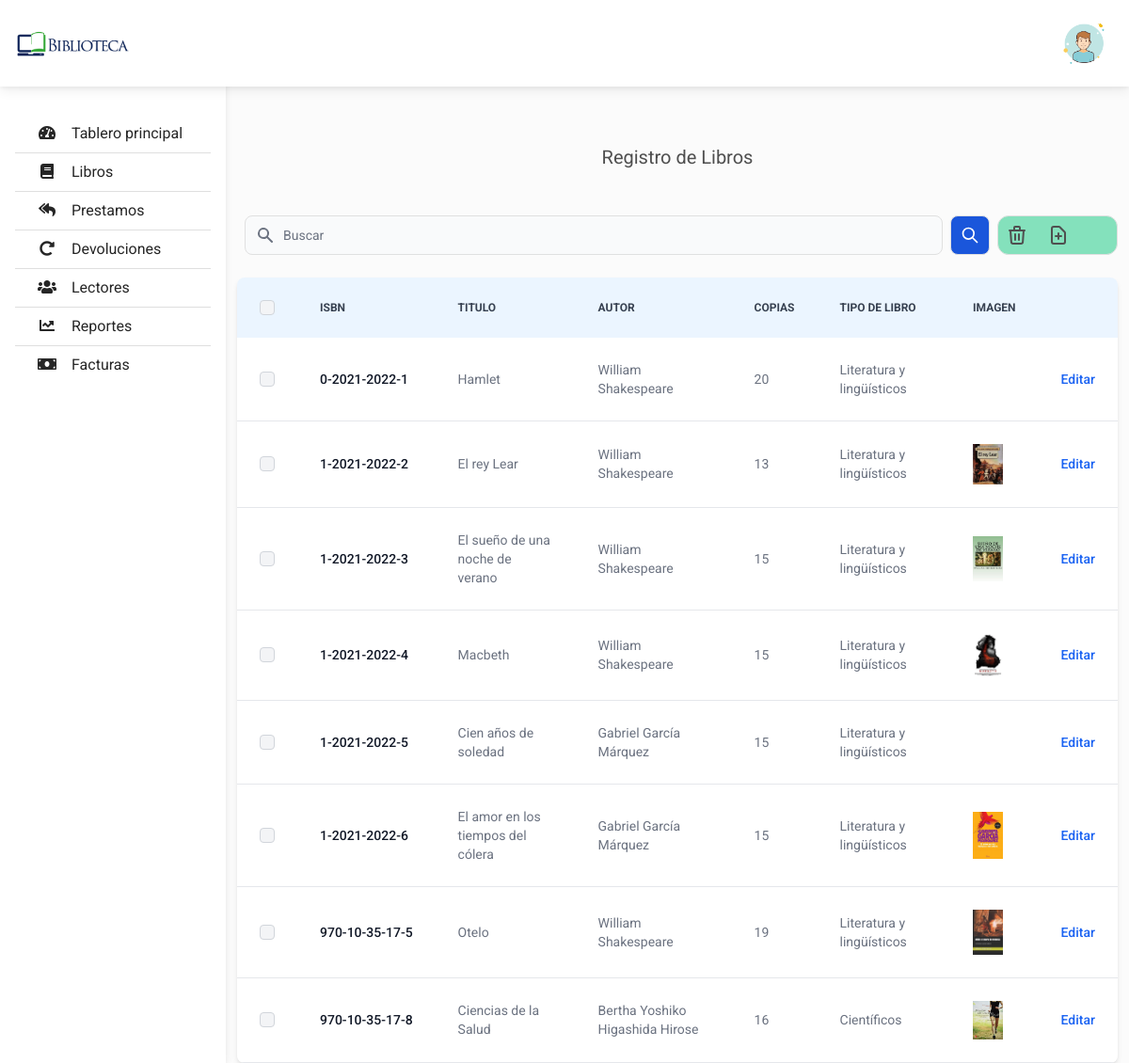
Page /php/view/books/index.php on the committed database.
### tables this page shows
CREATE TABLE `libro` (
  `id` int(11) NOT NULL,
  `isbn` varchar(18) NOT NULL,
  `titulo` varchar(50) NOT NULL,
  `idAutor` int(11) NOT NULL,
  `tipoLibro` tinyint(3) NOT NULL,
  `codigoBbliotecario` int(11) NOT NULL,
  `estado` tinyint(1) NOT NULL DEFAULT 1,
  `image` varchar(100) DEFAULT NULL,
  `fechaRegistro` datetime NOT NULL DEFAULT current_timestamp()
);

### php/view/books/index.php (called while the page is built, shortened)
<?php
require_once('../../components/head.php');
require_once('../../traits/Database.php');
require_once('../../classes/Books.php');
require_once('tabla.php');

### php/classes/Books.php (called while the page is built, shortened)
<?php
class Books implements ISelect, IAdd, IUpdate
{
    public function Select($sql)
    {
        return $this->ejecutar($sql)->fetchAll(PDO::FETCH_OBJ);
    }
}
$book = new Books();

### php/traits/Database.php (called while the page is built)
<?php
trait Database
{
    protected function pdo()
    {
        $host = "mysql:host=localhost;dbname=bd-biblioteca";
        $username = "root";
        $password = "";
        $option = [PDO::ATTR_ERRMODE => PDO::ERRMODE_WARNING];
        try {
            $pdo = new PDO($host, $username, $password, $option);
            if ($pdo instanceof PDO) {
                return $pdo;
            } else {
                throw new Exception(message: "Database not found");
            }
        } catch (PDOException $e) {
            die($e->getMessage());
        }
    }
    protected function ejecutar($sql)
    {
        $query = $this->pdo()->prepare($sql);
        if (!@$query->execute()) return false;
        return $query;
    }
}

### php/view/books/tabla.php (the view, shortened to what this page needs)
<p class="text-center text-xl py-4">Registro de Libros</p>
<div class="flex justify-between py-4">
    <div class="order-last">
        <div class="w-32 rounded-xl bg-green-300 bg-gradient-to-r dark:bg-gray-900 border border-gray-200 dark:border-gray-700 p-2 sm:p-6">
            <div class="flex space-x-5">
                <a href="/biblioteca/book.php">
                    <svg class="w-6 h-6" fill="none" stroke="currentColor" viewBox="0 0 24 24" xmlns="http://www.w3.org/2000/svg">
                        <path stroke-linecap="round" stroke-linejoin="round" stroke-width="2" d="M9 13h6m-3-3v6m5 5H7a2 2 0 01-2-2V5a2 2 0 012-2h5.586a1 1 0 01.707.293l5.414 5.414a1 1 0 01.293.707V19a2 2 0 01-2 2z"></path>
                    </svg>
                </a>
            </div>
        </div>
    </div>
    <div class="w-full px-2">
        <?php require_once('../../components/buscar.php'); ?>
    </div>
</div>
<div class="relative overflow-x-auto shadow-md sm:rounded-lg">
    <table class="w-full text-sm text-left text-gray-500 dark:text-gray-400">
        <thead class="text-xs text-gray-700 uppercase bg-blue-50 dark:bg-gray-700 dark:text-gray-400">
            <tr>
                <th scope="col" class="p-4">
                    <div class="flex items-center">
                        <input id="checkbox-all" type="checkbox" class="w-4 h-4 text-blue-600 bg-gray-100 border-gray-300 rounded focus:ring-blue-500 dark:focus:ring-blue-600 dark:ring-offset-gray-800 focus:ring-2 dark:bg-gray-700 dark:border-gray-600">
                    </div>
                </th>
                <th scope="col" class="px-6 py-3">ISBN</th>
                <th scope="col" class="px-6 py-3">Titulo</th>
                <th scope="col" class="px-6 py-3">Autor</th>
                <th scope="col" class="px-6 py-3">Copias</th>
                <th scope="col" class="px-6 py-3">Tipo de Libro</th>
                <th scope="col" class="px-6 py-3">imagen</th>
                <th scope="col" class="px-6 py-3">
                </th>
            </tr>
        </thead>
        <tbody>
            <?php
            $sql = "SELECT * FROM `v_libros`;";
            $columnaLibro = $book->Select($sql);
            foreach ($columnaLibro as  $dato) {
            ?>
                <tr class="bg-white border-b dark:bg-gray-800 dark:border-gray-700 hover:bg-gray-50 dark:hover:bg-gray-600">
                    <td class="w-4 p-4">
                        <div class="flex items-center">
                            <input id="checkbox-table-1" value="<?php echo $dato->isbn; ?>" type="checkbox" class="w-4 h-4 text-blue-600 bg-gray-100 border-gray-300 rounded focus:ring-blue-500 dark:focus:ring-blue-600 dark:ring-offset-gray-800 focus:ring-2 dark:bg-gray-700 dark:border-gray-600">
                        </div>
                    </td>
                    <th scope="row" class="px-6 py-4 font-medium text-gray-900 dark:text-white whitespace-nowrap">
                        <?php echo $dato->isbn; ?>
                    </th>
                    <td class="px-6 py-4">
                        <?php echo $dato->titulo; ?>
                    </td>
                    <td class="px-6 py-4">
                        <?php echo $dato->Autor; ?>
                    </td>
                    <td class="px-6 py-4">
                        <?php echo $dato->copias; ?>
                    </td>
                    <td class="px-6 py-4">
                        <?php echo $dato->{'Tipo de Libro'}; ?>
                    </td>
                    <td class="px-6 py-4">
                        <img src="/biblioteca/php/public/images/books/<?= $dato->image; ?>" alt="" class="w-8">
                    </td>
                    <td class="px-6 py-4 text-right">
                        <a href="/biblioteca/book.php?id=<?= $dato->{'id libro'}; ?>" name="editar" class="font-medium text-blue-600 dark:text-blue-500 hover:underline" data-modal-toggle="editbook-modall">Editar</a>
                    </td>
                </tr>
            <?php
            }
            ?>
        </tbody>
    </table>
</div>

### assets/css/style.css (style rules this page uses)
body { background-color: #fbfbfb; }

### rows in the picture
libro: isbn "0-2021-2022-1", titulo "Hamlet", Autor "William Shakespeare", copias "20", dato "Literatura y lingüísticos"
libro: isbn "1-2021-2022-2", titulo "El rey Lear", Autor "William Shakespeare", copias "13", dato "Literatura y lingüísticos", image (picture)
libro: isbn "1-2021-2022-3", titulo "El sueño de una noche de verano", Autor "William Shakespeare", copias "15", dato "Literatura y lingüísticos", image (picture)
libro: isbn "1-2021-2022-4", titulo "Macbeth", Autor "William Shakespeare", copias "15", dato "Literatura y lingüísticos", image (picture)
libro: isbn "1-2021-2022-5", titulo "Cien años de soledad", Autor "Gabriel García Márquez", copias "15", dato "Literatura y lingüísticos"
libro: isbn "1-2021-2022-6", titulo "El amor en los tiempos del cólera", Autor "Gabriel García Márquez", copias "15", dato "Literatura y lingüísticos", image (picture)
libro: isbn "970-10-35-17-5", titulo "Otelo", Autor "William Shakespeare", copias "19", dato "Literatura y lingüísticos", image (picture)
libro: isbn "970-10-35-17-8", titulo "Ciencias de la Salud", Autor "Bertha Yoshiko Higashida Hirose", copias "16", dato "Científicos", image (picture)
